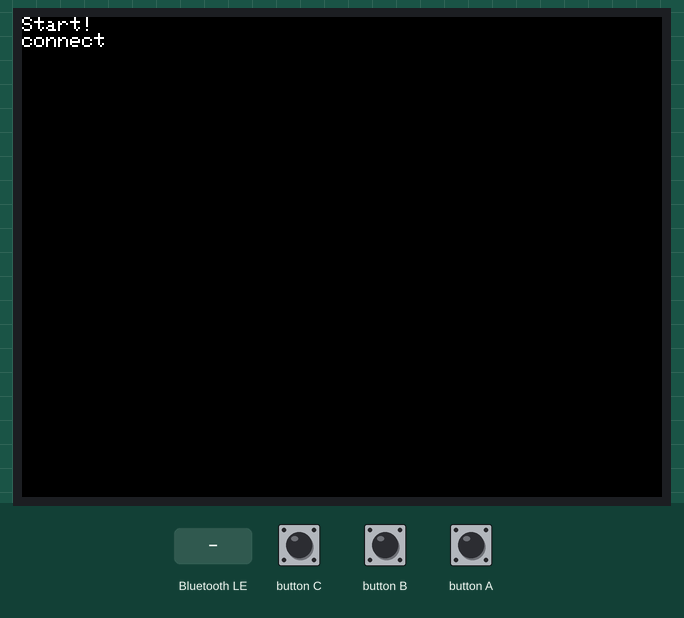
This sketch was run on a simulated ESP32. Parts: 320×240 colour display. Inputs (shaded band) come from the test bench. Nothing arrives over Bluetooth unless stated; a phone connects over Bluetooth LE 3 s after start.

Above: at 3.7 s.
3.8 s: Bluetooth LE write "1" received
5.3 s: Bluetooth LE write "0" received
At 5.7 s:
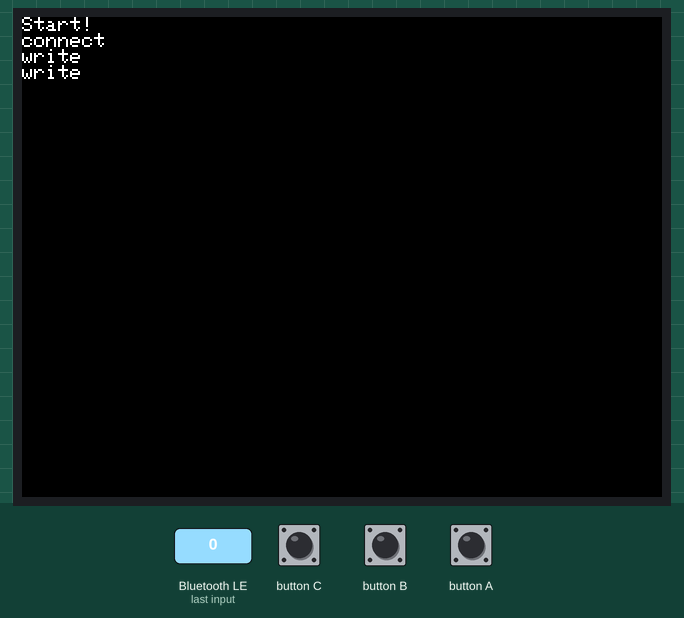
Timing chart, 0 to 8.3 s (numbered marks = the images above; inputs shaded):
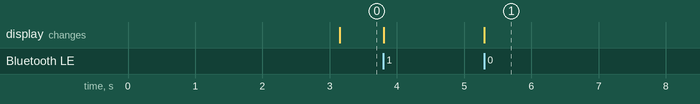

Measured:
- after the input at 5.3 s, the display: changes at once (image 1)

The sketch:

m5stack-side-ble.ino
```cpp
#include <M5Stack.h>
#include <BLEDevice.h>
#include <BLEUtils.h>
#include <BLEServer.h>
#include <BLE2902.h>

#define SERVICE_UUID        "4fafc201-1fb5-459e-8fcc-c5c9c331914b"
#define CHARACTERISTIC_UUID "beb5483e-36e1-4688-b7f5-ea07361b26a8"
#define SERVER_NAME         "M5Stack"

BLEServer* pServer = NULL;
BLECharacteristic* pCharacteristic = NULL;
bool deviceConnected = false;

class MyServerCallbacks: public BLEServerCallbacks {
    void onConnect(BLEServer* pServer) {
      M5.Lcd.println("connect");
      deviceConnected = true;
    };
    void onDisconnect(BLEServer* pServer) {
      M5.Lcd.println("disconnect");
      deviceConnected = false;
    }
};

class MyCallbacks: public BLECharacteristicCallbacks {
  void onRead(BLECharacteristic *pCharacteristic) {
    M5.Lcd.println("read");
    std::string value = pCharacteristic->getValue();
    M5.Lcd.println(value.c_str());
  }
  void onWrite(BLECharacteristic *pCharacteristic) {
    M5.Lcd.println("write");
  }
};

void setup() {
  M5.begin();
  M5.setWakeupButton(BUTTON_A_PIN);
  M5.Lcd.println("Start!");

  BLEDevice::init(SERVER_NAME);
  BLEServer *pServer = BLEDevice::createServer();
  pServer->setCallbacks(new MyServerCallbacks());
  BLEService *pService = pServer->createService(SERVICE_UUID);
  pCharacteristic = pService->createCharacteristic(
                                         CHARACTERISTIC_UUID,
                                         BLECharacteristic::PROPERTY_READ |
                                         BLECharacteristic::PROPERTY_WRITE |
                                         BLECharacteristic::PROPERTY_NOTIFY |
                                         BLECharacteristic::PROPERTY_INDICATE
                                       );
  pCharacteristic->setCallbacks(new MyCallbacks());
  pCharacteristic->addDescriptor(new BLE2902());

  pService->start();
  BLEAdvertising *pAdvertising = pServer->getAdvertising();
  pAdvertising->start();
}
void loop() {
  if (deviceConnected) {
    if(M5.BtnB.wasPressed()) {
      pCharacteristic->setValue("Hello!");
    }
  }
  M5.update();
}
```
